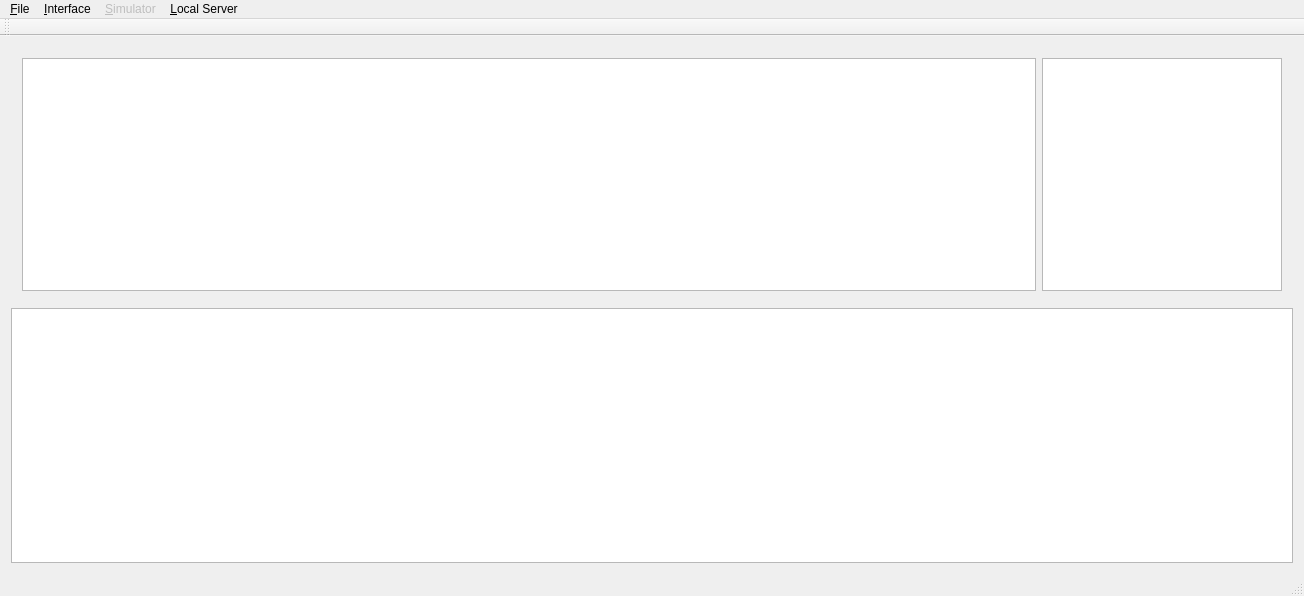
<?xml version="1.0" encoding="UTF-8"?>
<ui version="4.0">
 <class>MainWindow</class>
 <widget class="QMainWindow" name="MainWindow">
  <property name="geometry">
   <rect>
    <x>0</x>
    <y>0</y>
    <width>1304</width>
    <height>596</height>
   </rect>
  </property>
  <property name="windowTitle">
   <string>ISense Console</string>
  </property>
  <widget class="QWidget" name="centralWidget">
   <layout class="QVBoxLayout" name="verticalLayout">
    <item>
     <widget class="QStackedWidget" name="stackedWidget">
      <property name="currentIndex">
       <number>0</number>
      </property>
      <widget class="QWidget" name="page">
       <layout class="QHBoxLayout" name="horizontalLayout_3">
        <item>
         <widget class="QTableView" name="tableView">
          <property name="sizePolicy">
           <sizepolicy hsizetype="Expanding" vsizetype="Expanding">
            <horstretch>0</horstretch>
            <verstretch>0</verstretch>
           </sizepolicy>
          </property>
          <property name="minimumSize">
           <size>
            <width>720</width>
            <height>0</height>
           </size>
          </property>
         </widget>
        </item>
        <item>
         <widget class="QTextEdit" name="txtSetting">
          <property name="sizePolicy">
           <sizepolicy hsizetype="Fixed" vsizetype="Expanding">
            <horstretch>0</horstretch>
            <verstretch>0</verstretch>
           </sizepolicy>
          </property>
          <property name="minimumSize">
           <size>
            <width>240</width>
            <height>0</height>
           </size>
          </property>
          <property name="maximumSize">
           <size>
            <width>240</width>
            <height>16777215</height>
           </size>
          </property>
          <property name="font">
           <font>
            <pointsize>12</pointsize>
           </font>
          </property>
         </widget>
        </item>
       </layout>
      </widget>
      <widget class="QWidget" name="page_2">
       <widget class="QTableView" name="tableView2">
        <property name="geometry">
         <rect>
          <x>10</x>
          <y>50</y>
          <width>966</width>
          <height>88</height>
         </rect>
        </property>
       </widget>
      </widget>
      <widget class="QWidget" name="page_3">
       <widget class="QPushButton" name="pbListen">
        <property name="geometry">
         <rect>
          <x>600</x>
          <y>70</y>
          <width>75</width>
          <height>23</height>
         </rect>
        </property>
        <property name="text">
         <string>Listen</string>
        </property>
       </widget>
       <widget class="QPushButton" name="pbClose">
        <property name="geometry">
         <rect>
          <x>690</x>
          <y>60</y>
          <width>75</width>
          <height>23</height>
         </rect>
        </property>
        <property name="text">
         <string>Close</string>
        </property>
       </widget>
       <widget class="QPushButton" name="pbAddSimulator">
        <property name="geometry">
         <rect>
          <x>800</x>
          <y>80</y>
          <width>75</width>
          <height>23</height>
         </rect>
        </property>
        <property name="text">
         <string>Add Simulator</string>
        </property>
       </widget>
       <widget class="QPushButton" name="pb_a">
        <property name="geometry">
         <rect>
          <x>434</x>
          <y>0</y>
          <width>40</width>
          <height>242</height>
         </rect>
        </property>
        <property name="sizePolicy">
         <sizepolicy hsizetype="Expanding" vsizetype="Expanding">
          <horstretch>0</horstretch>
          <verstretch>0</verstretch>
         </sizepolicy>
        </property>
        <property name="minimumSize">
         <size>
          <width>20</width>
          <height>0</height>
         </size>
        </property>
        <property name="text">
         <string>1</string>
        </property>
       </widget>
       <widget class="QPushButton" name="pb_b">
        <property name="geometry">
         <rect>
          <x>480</x>
          <y>0</y>
          <width>41</width>
          <height>242</height>
         </rect>
        </property>
        <property name="sizePolicy">
         <sizepolicy hsizetype="Minimum" vsizetype="Expanding">
          <horstretch>0</horstretch>
          <verstretch>0</verstretch>
         </sizepolicy>
        </property>
        <property name="minimumSize">
         <size>
          <width>20</width>
          <height>0</height>
         </size>
        </property>
        <property name="text">
         <string>2</string>
        </property>
       </widget>
      </widget>
     </widget>
    </item>
    <item>
     <widget class="QListView" name="lvLog"/>
    </item>
   </layout>
  </widget>
  <widget class="QMenuBar" name="menuBar">
   <property name="geometry">
    <rect>
     <x>0</x>
     <y>0</y>
     <width>1304</width>
     <height>21</height>
    </rect>
   </property>
   <widget class="QMenu" name="menu_Interface">
    <property name="title">
     <string>&amp;Interface</string>
    </property>
    <addaction name="action_Add"/>
    <addaction name="action_Delete"/>
    <addaction name="action_Load"/>
    <addaction name="action_Save"/>
    <addaction name="actionView_Record"/>
   </widget>
   <widget class="QMenu" name="menu_Simulator">
    <property name="enabled">
     <bool>false</bool>
    </property>
    <property name="title">
     <string>&amp;Simulator</string>
    </property>
    <addaction name="action_Add_2"/>
    <addaction name="action_Remove"/>
   </widget>
   <widget class="QMenu" name="menu_Local_Server">
    <property name="title">
     <string>&amp;Local Server</string>
    </property>
    <addaction name="action_Start"/>
   </widget>
   <widget class="QMenu" name="menu_File">
    <property name="title">
     <string>&amp;File</string>
    </property>
    <addaction name="action_Minimize"/>
    <addaction name="separator"/>
    <addaction name="actionE_xit_2"/>
    <addaction name="actionTransfer"/>
    <addaction name="actionSetRTC"/>
    <addaction name="actionBattery"/>
    <addaction name="actionGetRTC"/>
    <addaction name="actionGetSensor"/>
   </widget>
   <addaction name="menu_File"/>
   <addaction name="menu_Interface"/>
   <addaction name="menu_Simulator"/>
   <addaction name="menu_Local_Server"/>
  </widget>
  <widget class="QToolBar" name="mainToolBar">
   <attribute name="toolBarArea">
    <enum>TopToolBarArea</enum>
   </attribute>
   <attribute name="toolBarBreak">
    <bool>false</bool>
   </attribute>
  </widget>
  <widget class="QStatusBar" name="statusBar"/>
  <action name="actionE_xit">
   <property name="text">
    <string>E&amp;xit</string>
   </property>
  </action>
  <action name="action_Add">
   <property name="text">
    <string>&amp;Add</string>
   </property>
  </action>
  <action name="action_Delete">
   <property name="text">
    <string>&amp;Remove</string>
   </property>
  </action>
  <action name="action_Add_2">
   <property name="enabled">
    <bool>false</bool>
   </property>
   <property name="text">
    <string>&amp;Add</string>
   </property>
  </action>
  <action name="action_Remove">
   <property name="text">
    <string>&amp;Remove</string>
   </property>
  </action>
  <action name="action_Start">
   <property name="enabled">
    <bool>false</bool>
   </property>
   <property name="text">
    <string>&amp;Start</string>
   </property>
  </action>
  <action name="action_Clear">
   <property name="text">
    <string>&amp;Clear</string>
   </property>
  </action>
  <action name="action_Minimize">
   <property name="text">
    <string>&amp;Minimize</string>
   </property>
  </action>
  <action name="actionE_xit_2">
   <property name="text">
    <string>E&amp;xit</string>
   </property>
  </action>
  <action name="action_Load">
   <property name="text">
    <string>&amp;Load</string>
   </property>
  </action>
  <action name="action_Save">
   <property name="text">
    <string>&amp;Save</string>
   </property>
  </action>
  <action name="actionTransfer">
   <property name="text">
    <string>Transfer</string>
   </property>
  </action>
  <action name="actionSetRTC">
   <property name="text">
    <string>SetRTC</string>
   </property>
  </action>
  <action name="actionBattery">
   <property name="text">
    <string>Battery</string>
   </property>
  </action>
  <action name="actionGetRTC">
   <property name="text">
    <string>GetRTC</string>
   </property>
  </action>
  <action name="actionGetSensor">
   <property name="text">
    <string>GetSensor</string>
   </property>
  </action>
  <action name="actionView_Record">
   <property name="text">
    <string>View Record</string>
   </property>
  </action>
  <action name="actionParseData">
   <property name="text">
    <string>ParseData</string>
   </property>
  </action>
 </widget>
 <layoutdefault spacing="6" margin="11"/>
 <resources/>
 <connections/>
</ui>
